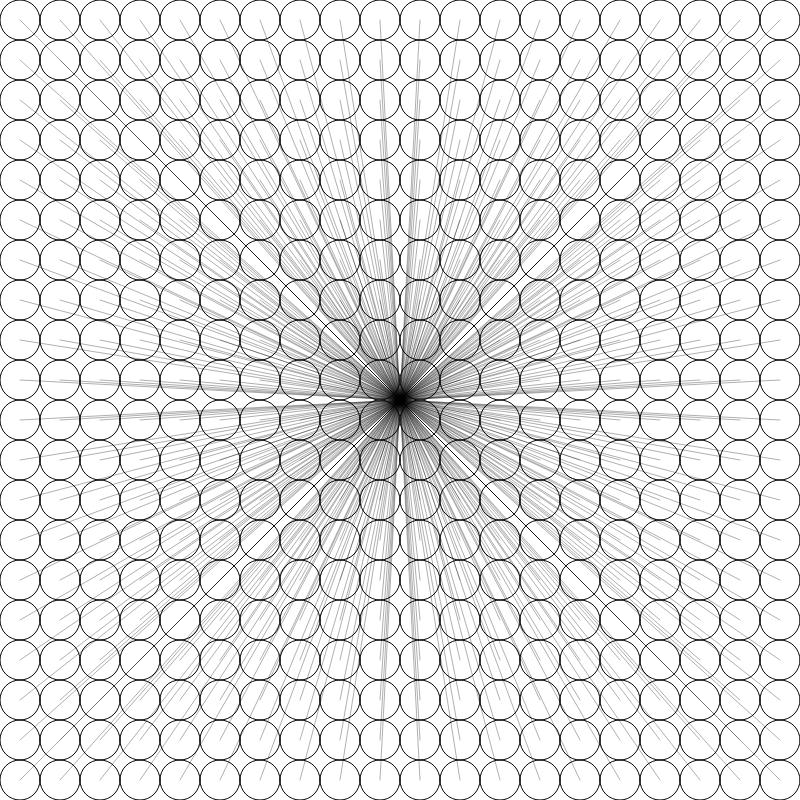
Frame 1 (no input)
Frame 60 (no input): identical to frame 1, image omitted
Frame 120 (the mouse pressed at the canvas centre since frame 60): identical to frame 1, image omitted

The p5.js sketch that drew this single still picture (run headless with seeded random() and noise() and a simulated clock; from frame 60 on, the mouse is pressed at the canvas centre):

// p5.js sketch
// ── sketch.js
var cols = 10,
    rows = 10;
var w = 40;

function setup() {
    createCanvas(800, 800);
    background(0);
    strokeWeight(1);
    stroke(0,80);
    noFill();
    cols = (width / w);
    rows = height / w;


}

function draw() {
    background(255);
    for(var j = 0; j < rows; j++){
      var y = (j * w)+w/2;
      for(var i = 0; i < cols; i++){
        var x  = (i * w)+w/2;
        stroke(0);
        ellipse(x,y,w,w);
        stroke(0,80);
        line(x,y,width/2,height/2);
      }
    }

}
